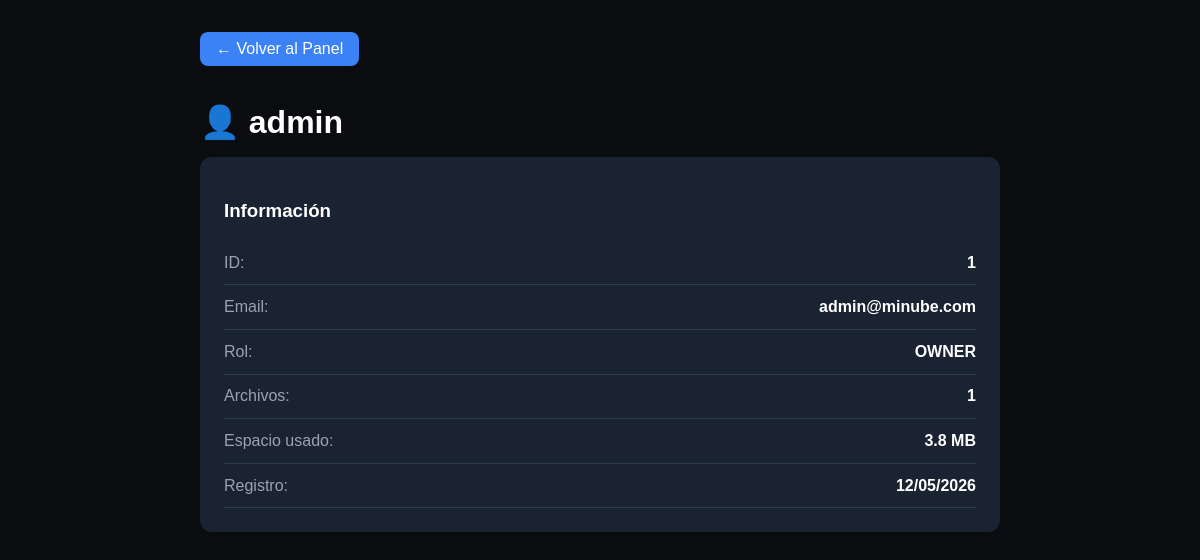
The app's page /admin/user/1 (signed in), older data.
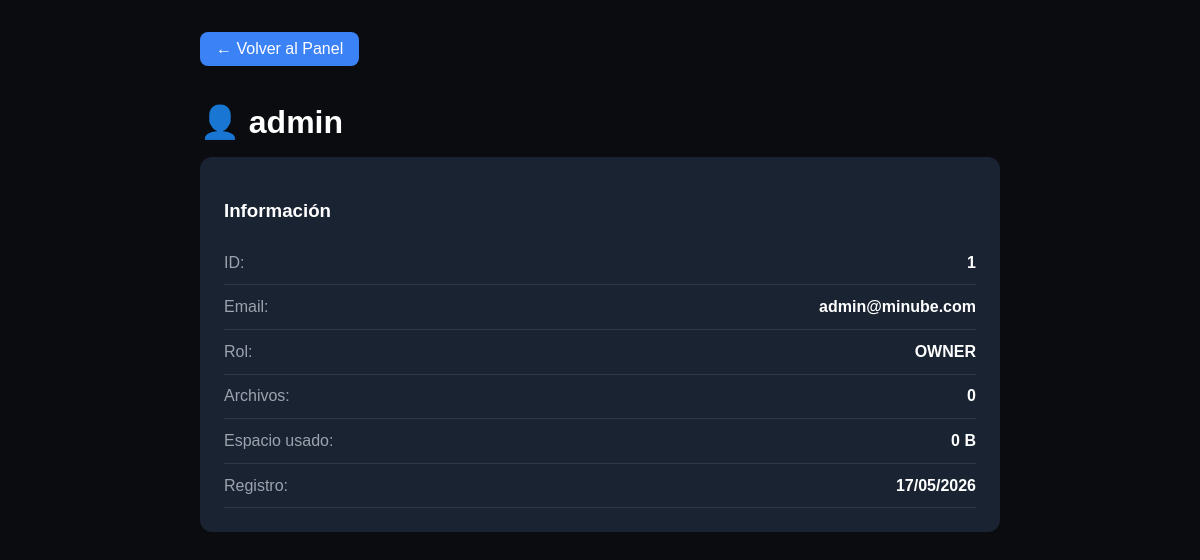
The same page, newer data.
### app.py (models this page shows, shortened)
class User(UserMixin, db.Model):
    id = db.Column(db.Integer, primary_key=True)
    username = db.Column(db.String(80), unique=True, nullable=False)
    email = db.Column(db.String(120), unique=True, nullable=False)
    password = db.Column(db.String(200), nullable=False)
    role = db.Column(db.String(20), default='user')  # user, admin, owner
    is_banned = db.Column(db.Boolean, default=False)
    ban_reason = db.Column(db.String(200), nullable=True)
    ban_until = db.Column(db.DateTime, nullable=True)
    avatar = db.Column(db.String(200), default='default.png')
    created_at = db.Column(db.DateTime, default=datetime.utcnow)
    last_login = db.Column(db.DateTime, nullable=True)
    files = db.relationship('File', backref='owner', lazy=True)
    def is_admin(self):
        return self.role in ['admin', 'owner']
    def is_owner(self):
        return self.role == 'owner'
    def is_banned_active(self):
        if not self.is_banned:
            return False

### app.py (the view)
@app.route('/admin/user/<int:user_id>')
@login_required
@admin_required
def admin_user_detail(user_id):
    user = User.query.get_or_404(user_id)
    user_files = File.query.filter_by(user_id=user.id).order_by(File.upload_date.desc()).all()
    total_space = sum(f.file_size for f in user_files)
    return render_template('admin_user_detail.html',
                         target_user=user,
                         files=user_files,
                         total_space=format_file_size(total_space))

### app.py (called while the page is built)
@login_manager.user_loader
def load_user(user_id):
    user = User.query.get(int(user_id))
    if user and user.is_banned_active():
        return None
    return user

def format_file_size(size_bytes):
    if size_bytes < 1024:
        return f"{size_bytes} B"
    elif size_bytes < 1024 * 1024:
        return f"{size_bytes / 1024:.1f} KB"
    elif size_bytes < 1024 * 1024 * 1024:
        return f"{size_bytes / (1024 * 1024):.1f} MB"
    else:
        return f"{size_bytes / (1024 * 1024 * 1024):.2f} GB"

def admin_required(f):
    from functools import wraps
    @wraps(f)
    def decorated(*args, **kwargs):
        if not current_user.is_authenticated or not current_user.is_admin():
            flash('Acceso denegado. Se requieren permisos de administrador.', 'error')
            return redirect(url_for('dashboard'))
        return f(*args, **kwargs)
    return decorated

### templates/admin_user_detail.html (shortened to what this page needs)
<!DOCTYPE html>
<html>
<head>
</head>
<body>
    <div class="container">
        <a href="{{ url_for('admin_panel') }}" class="back-btn">← Volver al Panel</a>
        <h1>👤 {{ target_user.username }}</h1>
        <div class="card">
            <h3 style="color:white">Información</h3>
            <div class="info-row">
                <span class="info-label">ID:</span>
                <span class="info-value">{{ target_user.id }}</span>
            </div>
            <div class="info-row">
                <span class="info-label">Email:</span>
                <span class="info-value">{{ target_user.email }}</span>
            </div>
            <div class="info-row">
                <span class="info-label">Rol:</span>
                <span class="info-value">{{ target_user.role|upper }}</span>
            </div>
            <div class="info-row">
                <span class="info-label">Archivos:</span>
                <span class="info-value">{{ target_user.files|length }}</span>
            </div>
            <div class="info-row">
                <span class="info-label">Espacio usado:</span>
                <span class="info-value">{{ total_space }}</span>
            </div>
            <div class="info-row">
                <span class="info-label">Registro:</span>
                <span class="info-value">{{ target_user.created_at.strftime('%d/%m/%Y') }}</span>
            </div>
        </div>
    </div>
</body>
</html>

Row changes from the older to the newer data that the page shows:
changed User "admin": created_at "12/05/2026" → "17/05/2026"
Text that changed along with them:
{{ target_user.files|length }}: "1" → "0"
{{ total_space }}: "3.8 MB" → "0 B"
